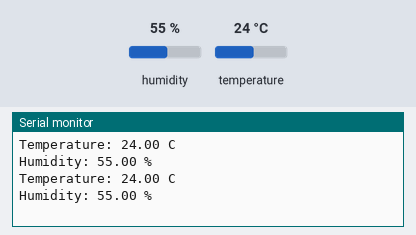
This sketch was run on a simulated Arduino Uno, built with avr-gcc and run on an emulated ATmega328P. Shown: the last lines printed to the serial monitor. Inputs (shaded band) come from the test bench; at power-on: humidity 55 %, temperature 24 °C.

Above: at 4.8 s.
4.9 s: humidity set to 22 %
At 6.9 s:
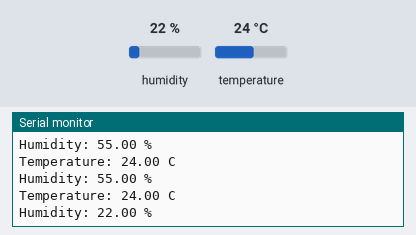
7.9 s: temperature set to 12 °C
At 9.3 s:
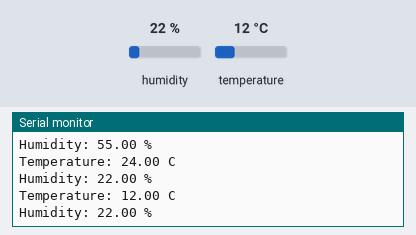
10.9 s: humidity set to 40 %
At 13.0 s:
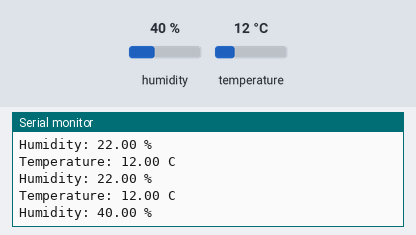
Timing chart, 0 to 14.5 s (numbered marks = the images above; inputs shaded):
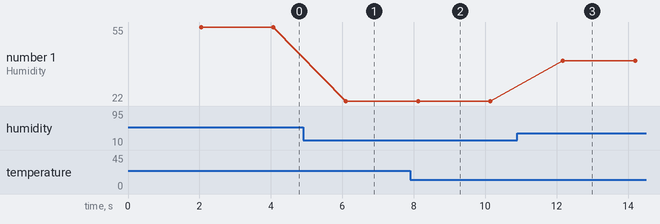

The sketch:

04_dht_temperature_humidity.ino
```cpp
// Install: DHT sensor library by Adafruit + Adafruit Unified Sensor.
#include <DHT.h>

#if defined(ESP8266)
const uint8_t DHT_PIN = 4;  // GPIO4 / NodeMCU D2
#else
const uint8_t DHT_PIN = 2;
#endif
#define DHT_TYPE DHT11  // Change to DHT22 when using that sensor.
DHT dht(DHT_PIN, DHT_TYPE);

void setup() {
  Serial.begin(9600);
  dht.begin();
}

void loop() {
  delay(2000); // DHT sensors should not be polled rapidly.
  float humidity = dht.readHumidity();
  float celsius = dht.readTemperature();
  if (isnan(humidity) || isnan(celsius)) {
    Serial.println("DHT read failed; check wiring and sensor type.");
    return;
  }
  Serial.print("Temperature: "); Serial.print(celsius); Serial.println(" C");
  Serial.print("Humidity: "); Serial.print(humidity); Serial.println(" %");
}
```

Measured:
- after the input at 4.9 s, the serial monitor: prints a new line after 1.2 s (image 1)
- after the input at 7.9 s, the serial monitor: prints a new line after 0.20 s (image 2)
- after the input at 10.9 s, the serial monitor: prints a new line after 1.3 s (image 3)
- plotted number 1: 55 → 22 after the input at 4.9 s, 22 → 40 after the input at 10.9 s
